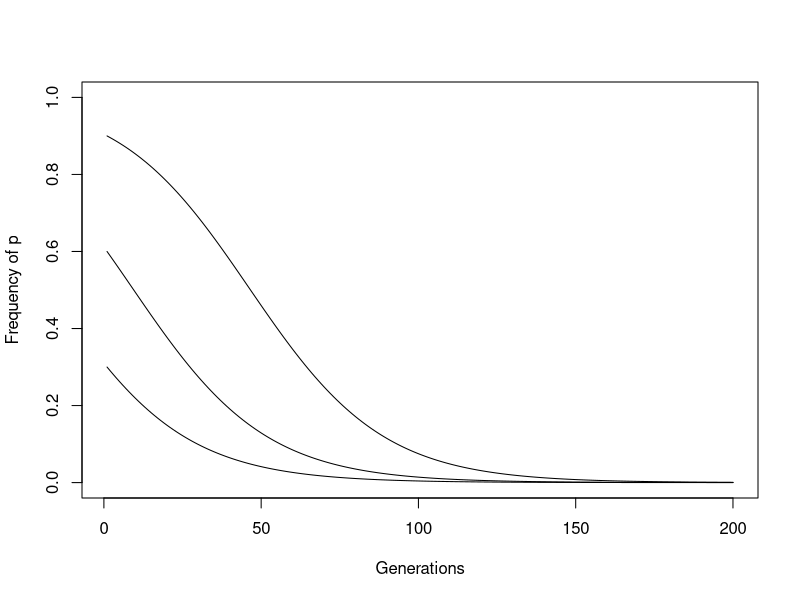
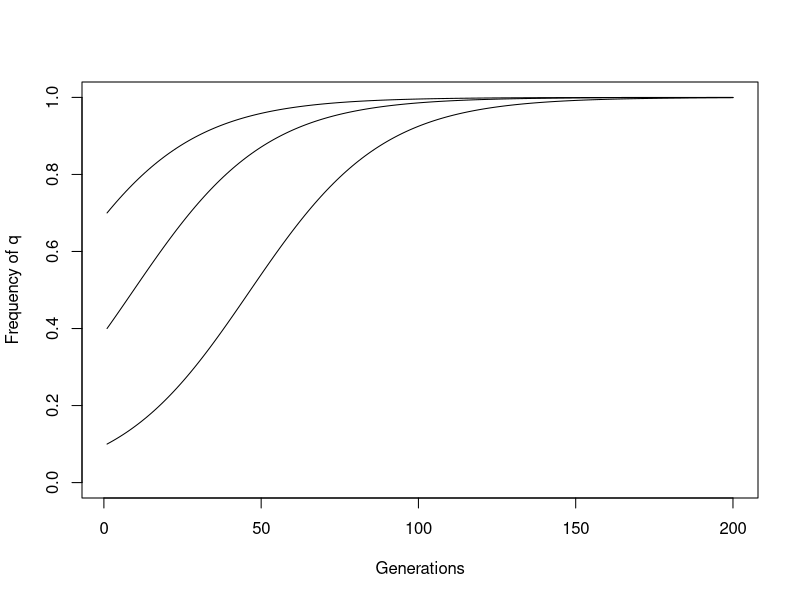
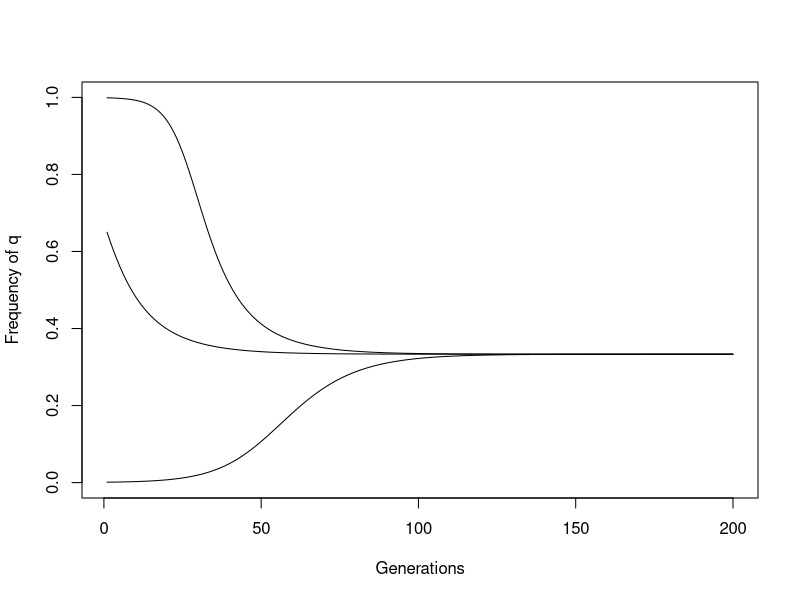
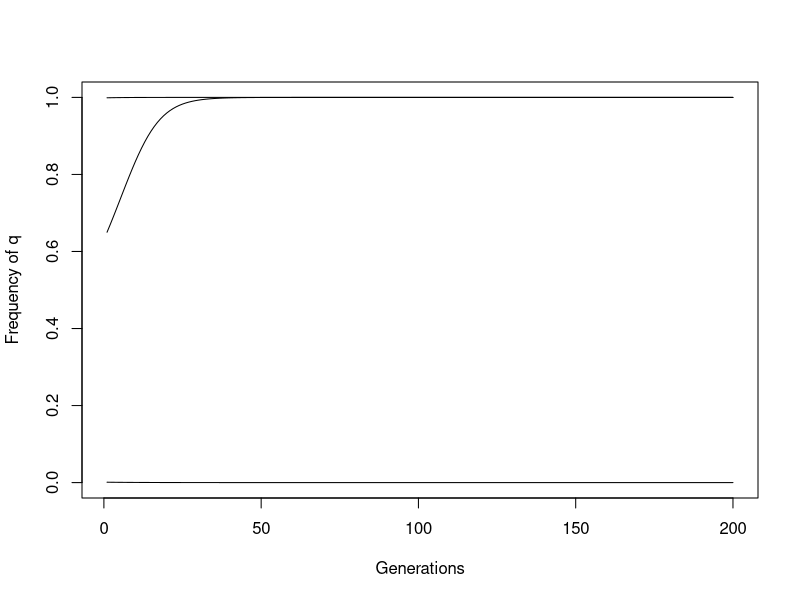
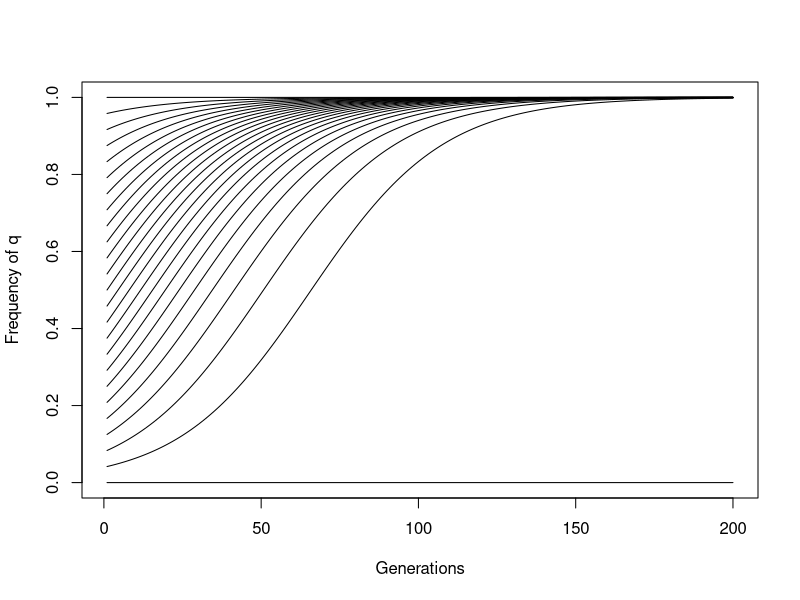
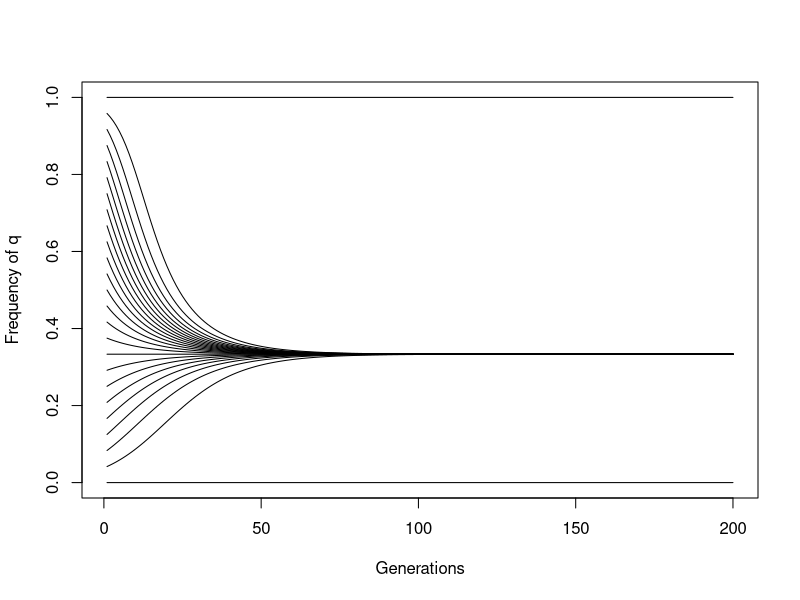
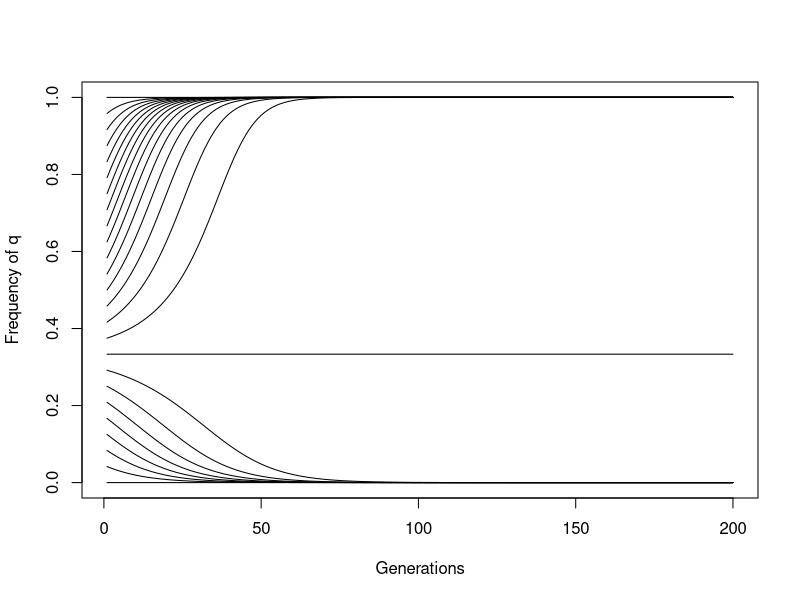

Here is the R script that generated these plots, in order:
# Visualisation de la selection su HW -------------------------------------
# see Futuyma p. 109 
# positive selection favoring the spread of a beneficial mutation
# see also https://www.apsnet.org/edcenter/disimpactmngmnt/topc/PopGenetics/Pages/NaturalSelection.aspx 

# This is a more general solution to what is found in Futuyma 
selection.cal <- function(p=.5, s=0, h = .5, t = 2*.5 
) {
  q = 1-p
  p2 = p^2
  pq2 = p*q*2
  q2 = q^2
  s = s # percentage of increase in fitness (e.g., survival) for one allele 
  before.sel = c(p2, pq2, q2)
  # This part was added and might be wrong... 
  rel.fit.hr = (1+s)
  rel.fit.ht = (1+h)
  rel.fit.hd = (1+t)
  
  w_bar = 
    p2*rel.fit.hr + 
    pq2*rel.fit.ht + 
    q2*rel.fit.hd
  after.sel = c(p2 *rel.fit.hr/w_bar, 
                pq2*rel.fit.ht/w_bar, 
                q2 *rel.fit.hd/w_bar)
  q_prime = ((q2 *rel.fit.hd)+(p*q*rel.fit.ht))/w_bar
  df.ba = data.frame(Genotype = c("p^2","2pq","1^2"),
                     before.sel,
                     after.sel = round(after.sel, 2))
  return(list(p = p,
              q = q,
              s = s,
              h = h, 
              t = t,
              w_bar = w_bar,
              p_prime = 1-q_prime,
              q_prime = q_prime,
              df.change = df.ba))
}


draw.selection <- function(generations = 200, 
                           p=.5, 
                           s = 0, 
                           h = .05, 
                           t = .1, 
                           add = FALSE, 
                           # dom = "no",
                           show.p = TRUE) {
  generations = generations
  p=p
  show.var = ifelse(show.p,"Frequency of p","Frequency of q")
  evo.mat = matrix(NA,
                   ncol = 2,
                   nrow = generations)
  for (gen in 1:generations) {
    sel.out = selection.cal(p = p,
                            s = s, 
                            h = h, 
                            t = t
                            )
    evo.mat[gen,1] <- sel.out$p
    evo.mat[gen,2] <- gen
    p = sel.out$p_prime
  }
  if (show.p) {
    y.val = evo.mat[,1]
  } else {y.val = 1-evo.mat[,1]}
  
  if (!add) {
    plot(y.val~evo.mat[,2], type = "l",
         ylim = c(0,1),
         xlab = "Generations",
         ylab = show.var)    
  } else {
    lines(y.val ~ evo.mat[,2])
  }
  
}
draw.selection(p = 0.3, s = 0, h = .05, t = 0.1, show.p = T)
draw.selection(p = 0.6, s = 0, h = .05, t = 0.1, show.p = T, add = T)
draw.selection(p = 0.9, s = 0, h = .05, t = 0.1, show.p = T, add = T)


draw.selection(p = 0.3, s = 0, h = .05, t = 0.1, show.p = F)
draw.selection(p = 0.6, s = 0, h = .05, t = 0.1, show.p = F, add = T)
draw.selection(p = 0.9, s = 0, h = .05, t = 0.1, show.p = F, add = T)

draw.selection(p = 0.001, s = -.1, h = 0, t = -.2, show.p = F)
draw.selection(p = 0.35, s = -.1, h = 0, t = -.2, show.p = F, add = T)
draw.selection(p = 0.999, s = -.1, h = 0, t = -.2, show.p = F, add = T)

draw.selection(p = 0.001, s = .1, h = 0, t = .2, show.p = F)
draw.selection(p = 0.35, s = .1, h = 0, t = .2, show.p = F, add = T)
draw.selection(p = 0.999, s = .1, h = 0, t = .2, show.p = F, add = T)

# Positive 
# Evolution "towards" fixation 
for (i in seq(0.,1,length.out = 25)) {
  if (i==0) {
    add = FALSE
  } else {add = TRUE}
  draw.selection(p = i, s = 0, h = 0.05, t = .1, show.p = F, add = add)
}

# Overdominance 
# Stable equilibrium
for (i in seq(0.,1,length.out = 25)) {
  if (i==0) {
    add = FALSE
  } else {add = TRUE}
  draw.selection(p = i, s = -.1, h = 0, t = -.2, show.p = F, add = add)
}

# Underdominance 
# Unstable equilibrium
for (i in seq(0.,1,length.out = 25)) {
  if (i==0) {
    add = FALSE
  } else {add = TRUE}
  draw.selection(p = i, s = .1, h = 0, t = .2, show.p = F, add = add)
}




